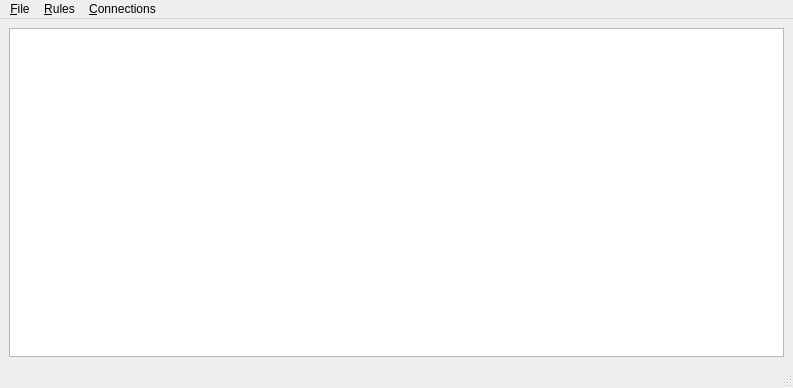
<?xml version="1.0" encoding="UTF-8"?>
<ui version="4.0">
 <class>MainWindow</class>
 <widget class="QMainWindow" name="MainWindow">
  <property name="geometry">
   <rect>
    <x>0</x>
    <y>0</y>
    <width>793</width>
    <height>388</height>
   </rect>
  </property>
  <property name="sizePolicy">
   <sizepolicy hsizetype="Preferred" vsizetype="Preferred">
    <horstretch>0</horstretch>
    <verstretch>0</verstretch>
   </sizepolicy>
  </property>
  <property name="windowTitle">
   <string>MainWindow</string>
  </property>
  <widget class="QWidget" name="centralwidget">
   <layout class="QVBoxLayout" name="verticalLayout_2">
    <item>
     <layout class="QVBoxLayout" name="verticalLayout" stretch="0">
      <property name="spacing">
       <number>0</number>
      </property>
      <property name="sizeConstraint">
       <enum>QLayout::SetNoConstraint</enum>
      </property>
      <property name="bottomMargin">
       <number>0</number>
      </property>
      <item>
       <widget class="QTableView" name="tableView">
        <property name="sizePolicy">
         <sizepolicy hsizetype="Minimum" vsizetype="Expanding">
          <horstretch>0</horstretch>
          <verstretch>0</verstretch>
         </sizepolicy>
        </property>
        <property name="layoutDirection">
         <enum>Qt::LeftToRight</enum>
        </property>
        <property name="editTriggers">
         <set>QAbstractItemView::NoEditTriggers</set>
        </property>
        <property name="showDropIndicator" stdset="0">
         <bool>false</bool>
        </property>
        <property name="alternatingRowColors">
         <bool>true</bool>
        </property>
        <property name="selectionMode">
         <enum>QAbstractItemView::SingleSelection</enum>
        </property>
        <property name="selectionBehavior">
         <enum>QAbstractItemView::SelectRows</enum>
        </property>
        <property name="textElideMode">
         <enum>Qt::ElideRight</enum>
        </property>
        <property name="sortingEnabled">
         <bool>false</bool>
        </property>
        <property name="wordWrap">
         <bool>false</bool>
        </property>
        <attribute name="horizontalHeaderStretchLastSection">
         <bool>true</bool>
        </attribute>
        <attribute name="verticalHeaderStretchLastSection">
         <bool>false</bool>
        </attribute>
       </widget>
      </item>
     </layout>
    </item>
   </layout>
  </widget>
  <widget class="QMenuBar" name="menubar">
   <property name="geometry">
    <rect>
     <x>0</x>
     <y>0</y>
     <width>793</width>
     <height>27</height>
    </rect>
   </property>
   <widget class="QMenu" name="menuFile">
    <property name="title">
     <string>&amp;File</string>
    </property>
    <addaction name="separator"/>
    <addaction name="actionExit"/>
   </widget>
   <widget class="QMenu" name="menuRules">
    <property name="title">
     <string>&amp;Rules</string>
    </property>
    <addaction name="actionDelete_selected"/>
    <addaction name="separator"/>
    <addaction name="actionShow_active_only"/>
    <addaction name="actionShow_all"/>
    <addaction name="separator"/>
    <addaction name="actionList_Rules"/>
    <addaction name="actionAdd_Rules"/>
   </widget>
   <widget class="QMenu" name="menuConnections">
    <property name="title">
     <string>&amp;Connections</string>
    </property>
    <addaction name="actionDisplay"/>
   </widget>
   <addaction name="menuFile"/>
   <addaction name="menuRules"/>
   <addaction name="menuConnections"/>
  </widget>
  <widget class="QStatusBar" name="statusbar"/>
  <action name="actionExit">
   <property name="text">
    <string>&amp;Exit</string>
   </property>
  </action>
  <action name="actionAbout">
   <property name="text">
    <string>&amp;About</string>
   </property>
  </action>
  <action name="actionDelete_selected">
   <property name="text">
    <string>&amp;Delete selected</string>
   </property>
  </action>
  <action name="actionShow_active_only">
   <property name="checkable">
    <bool>true</bool>
   </property>
   <property name="checked">
    <bool>false</bool>
   </property>
   <property name="text">
    <string>&amp;Show active only</string>
   </property>
  </action>
  <action name="actionShow_all">
   <property name="checkable">
    <bool>true</bool>
   </property>
   <property name="checked">
    <bool>true</bool>
   </property>
   <property name="enabled">
    <bool>false</bool>
   </property>
   <property name="text">
    <string>Show &amp;all</string>
   </property>
  </action>
  <action name="actionPreferences">
   <property name="text">
    <string>Preferences</string>
   </property>
  </action>
  <action name="actionSave">
   <property name="text">
    <string>Save all to Rulesfile</string>
   </property>
  </action>
  <action name="actionPreferences_2">
   <property name="text">
    <string>Preferences</string>
   </property>
  </action>
  <action name="actionProcess_ID">
   <property name="checkable">
    <bool>true</bool>
   </property>
   <property name="checked">
    <bool>true</bool>
   </property>
   <property name="text">
    <string>&amp;Process ID</string>
   </property>
  </action>
  <action name="actionPermission">
   <property name="checkable">
    <bool>true</bool>
   </property>
   <property name="checked">
    <bool>true</bool>
   </property>
   <property name="text">
    <string>P&amp;ermission</string>
   </property>
  </action>
  <action name="actionFull_path">
   <property name="checkable">
    <bool>true</bool>
   </property>
   <property name="checked">
    <bool>true</bool>
   </property>
   <property name="text">
    <string>&amp;Full path</string>
   </property>
  </action>
  <action name="actionIN_allowed">
   <property name="checkable">
    <bool>true</bool>
   </property>
   <property name="checked">
    <bool>true</bool>
   </property>
   <property name="text">
    <string>IN &amp;allowed</string>
   </property>
  </action>
  <action name="actionIN_denied">
   <property name="text">
    <string>IN &amp;denied</string>
   </property>
  </action>
  <action name="actionOUT_allowed">
   <property name="checkable">
    <bool>true</bool>
   </property>
   <property name="checked">
    <bool>true</bool>
   </property>
   <property name="text">
    <string>&amp;OUT allowed</string>
   </property>
  </action>
  <action name="actionOUT_denied">
   <property name="text">
    <string>O&amp;UT denied</string>
   </property>
  </action>
  <action name="actionList_Rules">
   <property name="text">
    <string>List Rules</string>
   </property>
  </action>
  <action name="actionAdd_Rules">
   <property name="text">
    <string>Add Rules</string>
   </property>
  </action>
  <action name="actionDisplay">
   <property name="text">
    <string>Display</string>
   </property>
  </action>
 </widget>
 <tabstops>
  <tabstop>tableView</tabstop>
 </tabstops>
 <resources/>
 <connections>
  <connection>
   <sender>actionProcess_ID</sender>
   <signal>changed()</signal>
   <receiver>actionProcess_ID</receiver>
   <slot>toggle()</slot>
   <hints>
    <hint type="sourcelabel">
     <x>-1</x>
     <y>-1</y>
    </hint>
    <hint type="destinationlabel">
     <x>-1</x>
     <y>-1</y>
    </hint>
   </hints>
  </connection>
 </connections>
</ui>
